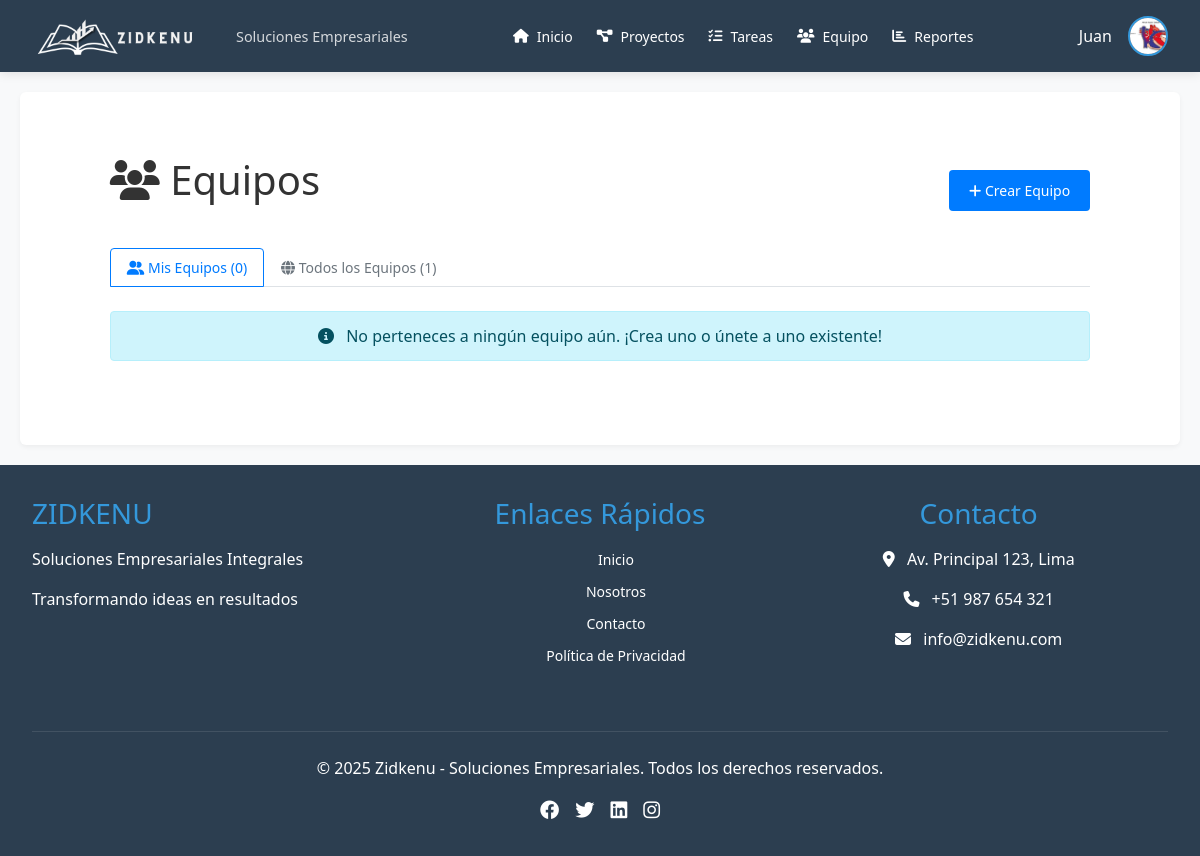
The app's page /pantallas/team.php (signed in) with its own data.
### tables this page shows
CREATE TABLE `users` (
  `id` int(11) NOT NULL,
  `username` varchar(50) NOT NULL,
  `password` varchar(255) NOT NULL,
  `email` varchar(100) NOT NULL,
  `nombres` varchar(50) NOT NULL,
  `apellidos` varchar(50) NOT NULL,
  `fecha_nacimiento` date NOT NULL,
  `dni` int(8) NOT NULL,
  `celular` int(9) NOT NULL,
  `foto_perfil` varchar(255) DEFAULT '../assets/foto_perfil/default.png',
  `role` enum('admin','manager','member') NOT NULL DEFAULT 'member',
  `created_at` timestamp NOT NULL DEFAULT current_timestamp(),
  `updated_at` timestamp NOT NULL DEFAULT current_timestamp() ON UPDATE current_timestamp()
);

### pantallas/team.php (the view, shortened to what this page needs)
<?php
require '../conexion/config.php';
if (isset($_SESSION['user_id'])) {
    $stmtUser = $pdo->prepare("SELECT * FROM users WHERE id = ?");
    $stmtUser->execute([$_SESSION['user_id']]);
    $user = $stmtUser->fetch(PDO::FETCH_ASSOC);
} else {
    $user = null;
}
try {
    $stmt = $pdo->prepare("
        SELECT t.*, u.nombres as creator_name, u.apellidos as creator_lastname,
               COUNT(tm.id) as member_count,
               MAX(CASE WHEN tm.user_id = ? THEN tm.role END) as user_role_in_team
        FROM teams t
        LEFT JOIN users u ON t.created_by = u.id
        LEFT JOIN team_members tm ON t.id = tm.team_id
        GROUP BY t.id, t.name, t.description, t.created_by, t.created_at, u.nombres, u.apellidos
        ORDER BY t.created_at DESC
    ");
    $stmt->execute([$_SESSION['user_id']]);
    $teams = $stmt->fetchAll();
} catch (PDOException $e) {
    $teams = [];
    set_flash_message('error', 'Error al cargar los equipos: ' . $e->getMessage());
}
try {
    $stmt = $pdo->prepare("
        SELECT t.*, tm.role as user_role, tm.joined_at,
               COUNT(tm2.id) as member_count
        FROM teams t
        JOIN team_members tm ON t.id = tm.team_id
        LEFT JOIN team_members tm2 ON t.id = tm2.team_id
        WHERE tm.user_id = ?
        GROUP BY t.id, t.name, t.description, t.created_by, t.created_at, tm.role, tm.joined_at
        ORDER BY tm.joined_at DESC
    ");
    $stmt->execute([$_SESSION['user_id']]);
    $user_teams = $stmt->fetchAll();
} catch (PDOException $e) {
    $user_teams = [];
}
?>
<!DOCTYPE html>
<html lang="es">
<head>
    <link rel="stylesheet" href="../css/style.css">
    <link rel="stylesheet" href="https://cdnjs.cloudflare.com/ajax/libs/font-awesome/6.0.0/css/all.min.css">
    <link href="https://cdn.jsdelivr.net/npm/bootstrap@5.1.3/dist/css/bootstrap.min.css" rel="stylesheet">
</head>
<body>
    <?php include '../estructura/header.php'; ?>
    <div class="container-fluid">
        <div class="team-container">
            <div class="d-flex justify-content-between align-items-center mb-4">
                <h1><i class="fas fa-users"></i> Equipos</h1>
                <button class="btn btn-primary" data-bs-toggle="modal" data-bs-target="#createTeamModal">
                    <i class="fas fa-plus"></i> Crear Equipo
                </button>
            </div>
            <ul class="nav nav-tabs mb-4" id="teamTabs" role="tablist">
                <li class="nav-item" role="presentation">
                    <a class="nav-link active" id="my-teams-tab" data-bs-toggle="tab" href="#my-teams" role="tab">
                        <i class="fas fa-user-friends"></i> Mis Equipos (<?= count($user_teams) ?>)
                    </a>
                </li>
                <li class="nav-item" role="presentation">
                    <a class="nav-link" id="all-teams-tab" data-bs-toggle="tab" href="#all-teams" role="tab">
                        <i class="fas fa-globe"></i> Todos los Equipos (<?= count($teams) ?>)
                    </a>
                </li>
            </ul>
            <div class="tab-content" id="teamTabsContent">
                <div class="tab-pane fade show active" id="my-teams" role="tabpanel">
                    <?php if (!empty($user_teams)): ?>
                        <div class="team-grid">
                            <?php foreach ($user_teams as $team): ?>
                                <div class="card team-card">
                                    <div class="card-body">
                                        <div class="d-flex justify-content-between align-items-start mb-3">
                                            <h5 class="card-title mb-0"><?= htmlspecialchars($team['name']) ?></h5>
                                            <span class="badge bg-<?= get_role_badge($team['user_role']) ?>">
                                                <?= ucfirst($team['user_role']) ?>
                                            </span>
                                        </div>
                                        <p class="card-text text-muted small mb-3">
                                            <?= htmlspecialchars($team['description'] ?: 'Sin descripción') ?>
                                        </p>
                                        <div class="small text-muted mb-3">
                                            <div><i class="fas fa-users"></i> <?= $team['member_count'] ?> miembros</div>
                                            <div><i class="fas fa-calendar"></i> Unido: <?= date('d/m/Y', strtotime($team['joined_at'])) ?></div>
                                        </div>
                                    </div>
                                    <div class="card-footer bg-transparent d-flex gap-2">
                                        <a href="team_members.php?id=<?= $team['id'] ?>" class="btn btn-sm btn-outline-primary flex-fill">
                                            Ver Miembros
                                        </a>
                                        <?php if ($team['user_role'] == 'leader' || $_SESSION['user_role'] == 'admin'): ?>
                                            <button class="btn btn-sm btn-outline-danger" onclick="confirmDelete(<?= $team['id'] ?>, '<?= htmlspecialchars($team['name']) ?>')">
                                                <i class="fas fa-trash"></i>
                                            </button>
                                        <?php else: ?>
                                            <button class="btn btn-sm btn-outline-warning" onclick="leaveTeam(<?= $team['id'] ?>, '<?= htmlspecialchars($team['name']) ?>')">
                                                Salir
                                            </button>
                                        <?php endif; ?>
                                    </div>
                                </div>
                            <?php endforeach; ?>
                        </div>
                    <?php else: ?>
                        <div class="alert alert-info text-center">
                            <i class="fas fa-info-circle me-2"></i>
                            No perteneces a ningún equipo aún. ¡Crea uno o únete a uno existente!
                        </div>
                    <?php endif; ?>
                </div>
            </div>
        </div>
    </div>
    <?php include '../estructura/footer.php'; ?>
</body>
</html>

### estructura/header.php (shortened to what this page needs)
<!DOCTYPE html>
<html lang="es">
<head>
    <link rel="stylesheet" href="https://cdnjs.cloudflare.com/ajax/libs/font-awesome/6.4.0/css/all.min.css">
    <link rel="stylesheet" href="../css/style.css">
</head>
<body>
    <header class="navbar">
        <div class="logo-container">
            <img src="../assets/img/zidkenu_logo.png" alt="Zidkenu Logo" class="logo-img">
            <div>
                <span class="logo-slogan">Soluciones Empresariales</span>
            </div>
        </div>
        <nav class="nav-links">
            <a href="home_screen.php"><i class="fas fa-home"></i> Inicio</a>
            <a href="projects.php"><i class="fas fa-project-diagram"></i> Proyectos</a>
            <a href="tasks.php"><i class="fas fa-tasks"></i> Tareas</a>
            <a href="team.php"><i class="fas fa-users"></i> Equipo</a>
            <a href="reports.php"><i class="fas fa-chart-bar"></i> Reportes</a>
        </nav>
        <?php if (isset($_SESSION['user_id'])): ?>
        <div class="user-menu">
            <span class="username"><?= htmlspecialchars($user['nombres'] ?? 'Usuario') ?></span>
            <div class="dropdown">
                <img src="<?= htmlspecialchars($_SESSION['user_avatar'] ?? $user['foto_perfil'] ?? '../assets/foto_perfil/default.jpg') ?>" alt="Avatar" class="avatar" id="avatarBtn">
            </div>
        </div>
        <?php endif; ?>
    </header>
    <main class="main-content">

### css/style.css (style rules this page uses)
:root { --primary-color: #2c3e50; --secondary-color: #3498db; --accent-color: #e74c3c; --light-color: #ecf0f1; --dark-color: #2c3e50; --text-color: #333; --border-radius: 6px; }
body { font-family: Arial, sans-serif; background-color: #fff; margin: 0; padding: 0; }
h1 { margin-bottom: 20px; }
button { padding: 12px; background-color: #0074d9; color: white; border: none; border-radius: 6px; font-size: 16px; cursor: pointer; }
a { color: #0074d9; text-decoration: none; font-size: 14px; }
* { margin: 0; padding: 0; box-sizing: border-box; font-family: 'Segoe UI', Tahoma, Geneva, Verdana, sans-serif; }
body { background-color: #f5f5f5; min-height: 100vh; display: flex; flex-direction: column; color: var(--text-color); }
.navbar { background-color: var(--primary-color); color: white; padding: 1rem 2rem; display: flex; justify-content: space-between; align-items: center; box-shadow: 0 2px 10px rgba(0, 0, 0, 0.1); position: relative; z-index: 1000; }
.logo-container { display: flex; align-items: center; gap: 1rem; }
.logo-img { height: 40px; }
.logo-slogan { font-size: 0.9rem; opacity: 0.8; margin-left: 1rem; }
.nav-links { display: flex; gap: 1.5rem; }
.nav-links a { color: white; text-decoration: none; font-weight: 500; transition: color 0.3s; display: flex; align-items: center; gap: 0.5rem; padding: 0.5rem 0; }
.user-menu { display: flex; align-items: center; gap: 1rem; position: relative; }
.username { font-weight: 500; cursor: pointer; }
.avatar { width: 40px; height: 40px; border-radius: 50%; object-fit: cover; cursor: pointer; border: 2px solid var(--secondary-color); transition: transform 0.2s; }
.main-content { flex: 1; padding: 2rem; background-color: #fff; margin: 20px; border-radius: var(--border-radius); box-shadow: 0 2px 5px rgba(0,0,0,0.05); }
.btn { padding: 12px 20px; background-color: var(--secondary-color); color: white; border: none; border-radius: var(--border-radius); font-size: 16px; cursor: pointer; transition: all 0.3s; display: inline-block; text-align: center; text-decoration: none; }
h1 { text-align: center; }
body { background-color: #f8f9fa; }
.team-container { width: 95%; margin: 0 auto; }
:root { --primary: #4361ee; --secondary: #3f37c9; --success: #4cc9f0; --info: #4895ef; --warning: #f8961e; --danger: #f72585; --light: #f8f9fa; --dark: #212529; --white: #ffffff; --gray: #6c757d; }
.container-fluid { padding: 2rem; max-width: 1400px; margin: 0 auto; }
.btn { padding: 10px 20px; border: none; border-radius: 4px; cursor: pointer; text-decoration: none; display: inline-block; font-size: 14px; transition: background-color 0.3s; }
.btn-primary { background-color: #007bff; color: white; }
.alert { padding: 12px; margin-bottom: 20px; border-radius: 4px; }

### pantallas/team.php (style rules this page uses)
.team-container { width: 95%; margin: 0 auto; }
.nav-tabs .nav-link { color: #6c757d; }
.nav-tabs .nav-link.active { color: #007bff; border-color: #007bff; }

### records on screen
users: nombres "Juan", foto_perfil (picture)

### other values on screen
count($user_teams) "0"
count($teams) "1"
